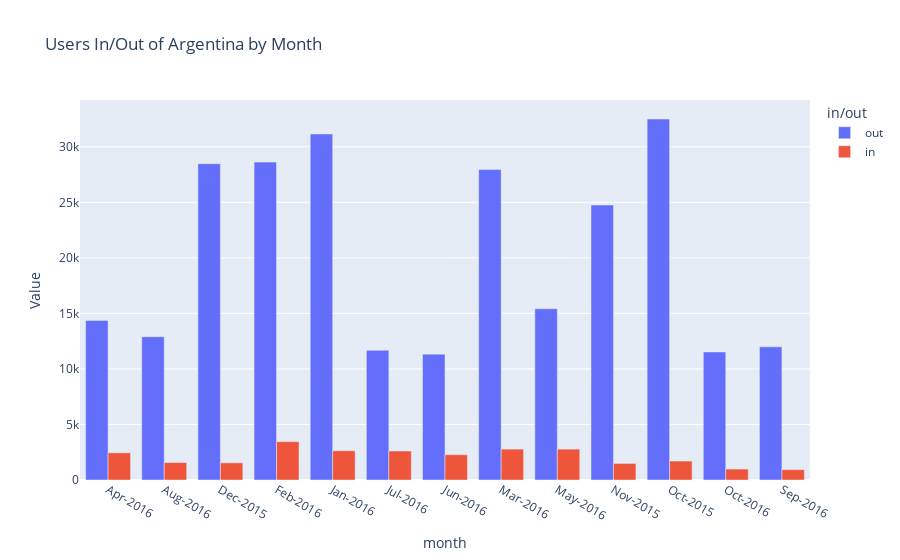

Here is the notebook cell this chart was saved with:
### Code cell
import plotly.express as px

fig = px.bar(df2, x="month", y="Value", color="in/out", title="Users In/Out of Argentina by Month", barmode="group")
fig.show()

### Figure 1 — Plotly figure (JSON) as saved in the notebook; plotly's stock layout.template omitted (floating-point values rounded to 4 significant figures)
{"data": [{"alignmentgroup": "True", "hovertemplate": "in/out=out<br>month=%{x}<br>Value=%{y}<extra></extra>", "legendgroup": "out", "marker": {"color": "#636efa", "pattern": {"shape": ""}}, "name": "out", "offsetgroup": "out", "orientation": "v", "showlegend": true, "textposition": "auto", "type": "bar", "x": ["Apr-2016", "Aug-2016", "Dec-2015", "Feb-2016", "Jan-2016", "Jul-2016", "Jun-2016", "Mar-2016", "May-2016", "Nov-2015", "Oct-2015", "Oct-2016", "Sep-2016"], "xaxis": "x", "y": [14365, 12897, 28485, 28623, 31156, 11681, 11333, 27951, 15417, 24753, 32504, 11532, 11989], "yaxis": "y"}, {"alignmentgroup": "True", "hovertemplate": "in/out=in<br>month=%{x}<br>Value=%{y}<extra></extra>", "legendgroup": "in", "marker": {"color": "#EF553B", "pattern": {"shape": ""}}, "name": "in", "offsetgroup": "in", "orientation": "v", "showlegend": true, "textposition": "auto", "type": "bar", "x": ["Apr-2016", "Aug-2016", "Dec-2015", "Feb-2016", "Jan-2016", "Jul-2016", "Jun-2016", "Mar-2016", "May-2016", "Nov-2015", "Oct-2015", "Oct-2016", "Sep-2016"], "xaxis": "x", "y": [2448, 1570, 1547, 3451, 2634, 2614, 2276, 2780, 2779, 1491, 1707, 986, 932], "yaxis": "y"}], "layout": {"autosize": true, "barmode": "group", "legend": {"title": {"text": "in/out"}, "tracegroupgap": 0}, "title": {"text": "Users In/Out of Argentina by Month"}, "xaxis": {"anchor": "y", "autorange": true, "domain": [0, 1], "range": [-0.5, 12.5], "title": {"text": "month"}, "type": "category"}, "yaxis": {"anchor": "x", "autorange": true, "domain": [0, 1], "range": [0, 34210.0], "title": {"text": "Value"}, "type": "linear"}}}
